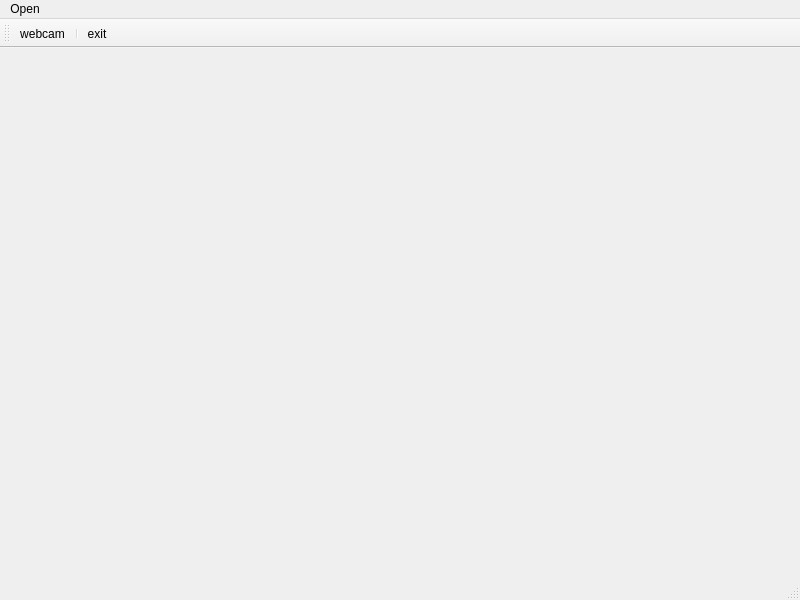
<?xml version="1.0" encoding="UTF-8"?>
<ui version="4.0">
 <class>MainWindow</class>
 <widget class="QMainWindow" name="MainWindow">
  <property name="geometry">
   <rect>
    <x>0</x>
    <y>0</y>
    <width>800</width>
    <height>600</height>
   </rect>
  </property>
  <property name="windowTitle">
   <string>MainWindow</string>
  </property>
  <widget class="QWidget" name="centralwidget"/>
  <widget class="QMenuBar" name="menubar">
   <property name="geometry">
    <rect>
     <x>0</x>
     <y>0</y>
     <width>800</width>
     <height>22</height>
    </rect>
   </property>
   <widget class="QMenu" name="menuopen_webcam">
    <property name="title">
     <string>Open</string>
    </property>
    <addaction name="actionwebcam"/>
    <addaction name="actionexit"/>
   </widget>
   <addaction name="menuopen_webcam"/>
  </widget>
  <widget class="QStatusBar" name="statusbar"/>
  <widget class="QToolBar" name="toolBar">
   <property name="windowTitle">
    <string>toolBar</string>
   </property>
   <attribute name="toolBarArea">
    <enum>TopToolBarArea</enum>
   </attribute>
   <attribute name="toolBarBreak">
    <bool>false</bool>
   </attribute>
   <addaction name="actionwebcam"/>
   <addaction name="separator"/>
   <addaction name="actionexit"/>
  </widget>
  <action name="actionwebcam">
   <property name="icon">
    <iconset resource="Resource.qrc">
     <normaloff>:/rec/camera.png</normaloff>:/rec/camera.png</iconset>
   </property>
   <property name="text">
    <string>webcam</string>
   </property>
  </action>
  <action name="actionexit">
   <property name="icon">
    <iconset>
     <normaloff>stop.png</normaloff>
     <activeoff>:/rec/stop.png</activeoff>stop.png</iconset>
   </property>
   <property name="text">
    <string>exit</string>
   </property>
  </action>
 </widget>
 <resources>
  <include location="Resource.qrc"/>
 </resources>
 <connections/>
</ui>
